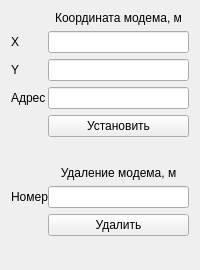
                      <widget class="QWidget" name="modem">
                       <layout class="QVBoxLayout" name="verticalLayout_9">
                        <item>
                         <layout class="QFormLayout" name="formLayout">
                          <property name="horizontalSpacing">
                           <number>0</number>
                          </property>
                          <property name="verticalSpacing">
                           <number>6</number>
                          </property>
                          <property name="leftMargin">
                           <number>0</number>
                          </property>
                          <property name="topMargin">
                           <number>0</number>
                          </property>
                          <property name="rightMargin">
                           <number>0</number>
                          </property>
                          <property name="bottomMargin">
                           <number>0</number>
                          </property>
                          <item row="0" column="1">
                           <widget class="QLabel" name="label">
                            <property name="text">
                             <string>Координата модема, м</string>
                            </property>
                            <property name="alignment">
                             <set>Qt::AlignCenter</set>
                            </property>
                           </widget>
                          </item>
                          <item row="1" column="0">
                           <widget class="QLabel" name="xLabel">
                            <property name="text">
                             <string>X</string>
                            </property>
                            <property name="alignment">
                             <set>Qt::AlignCenter</set>
                            </property>
                           </widget>
                          </item>
                          <item row="1" column="1">
                           <widget class="QLineEdit" name="xModemLineEdit"/>
                          </item>
                          <item row="2" column="0">
                           <widget class="QLabel" name="yModemLabel">
                            <property name="text">
                             <string>Y</string>
                            </property>
                           </widget>
                          </item>
                          <item row="2" column="1">
                           <widget class="QLineEdit" name="yModemLineEdit"/>
                          </item>
                          <item row="3" column="0">
                           <widget class="QLabel" name="Label_11">
                            <property name="text">
                             <string>Адрес</string>
                            </property>
                           </widget>
                          </item>
                          <item row="3" column="1">
                           <widget class="QLineEdit" name="numberModemLineEdit"/>
                          </item>
                          <item row="4" column="1">
                           <widget class="QPushButton" name="pbSet">
                            <property name="text">
                             <string>Установить</string>
                            </property>
                           </widget>
                          </item>
                          <item row="5" column="1">
                           <widget class="QLabel" name="labelErrorSetModem">
                            <property name="font">
                             <font>
                              <pointsize>11</pointsize>
                              <italic>true</italic>
                              <bold>false</bold>
                              <underline>false</underline>
                              <strikeout>false</strikeout>
                              <kerning>true</kerning>
                             </font>
                            </property>
                            <property name="mouseTracking">
                             <bool>false</bool>
                            </property>
                            <property name="text">
                             <string/>
                            </property>
                            <property name="alignment">
                             <set>Qt::AlignCenter</set>
                            </property>
                           </widget>
                          </item>
                          <item row="6" column="1">
                           <widget class="QLabel" name="label_2">
                            <property name="text">
                             <string>Удаление модема, м</string>
                            </property>
                            <property name="alignment">
                             <set>Qt::AlignCenter</set>
                            </property>
                           </widget>
                          </item>
                          <item row="7" column="0">
                           <widget class="QLabel" name="Label">
                            <property name="text">
                             <string>Номер</string>
                            </property>
                           </widget>
                          </item>
                          <item row="7" column="1">
                           <widget class="QLineEdit" name="numberDelModemLineEdit"/>
                          </item>
                          <item row="8" column="1">
                           <widget class="QPushButton" name="pbDel">
                            <property name="text">
                             <string>Удалить</string>
                            </property>
                           </widget>
                          </item>
                          <item row="9" column="1">
                           <widget class="QLabel" name="labelErrorDelModem">
                            <property name="font">
                             <font>
                              <pointsize>11</pointsize>
                              <italic>true</italic>
                             </font>
                            </property>
                            <property name="text">
                             <string/>
                            </property>
                            <property name="alignment">
                             <set>Qt::AlignCenter</set>
                            </property>
                           </widget>
                          </item>
                         </layout>
                        </item>
                       </layout>
                      </widget>
